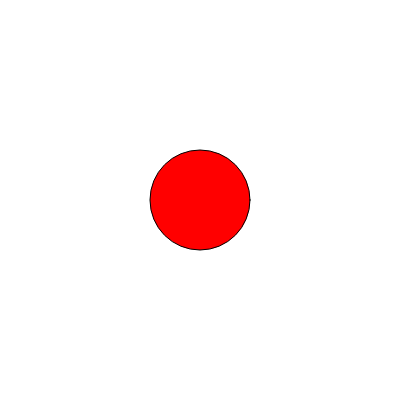
Frame 1 (no input)
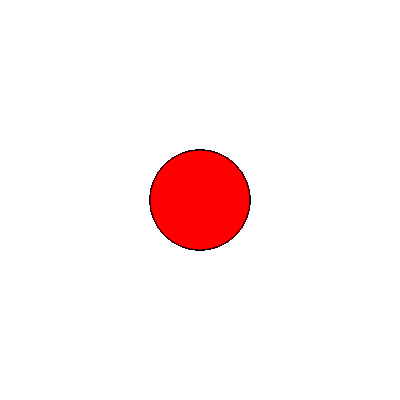
Frame 60 (no input)
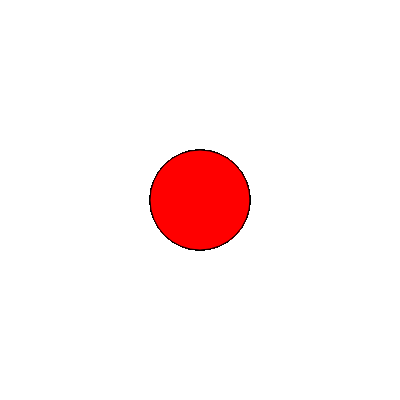
Frame 120 (the mouse pressed at the canvas centre since frame 60)

The p5.js sketch that drew these frames (run headless with seeded random() and noise() and a simulated clock; from frame 60 on, the mouse is pressed at the canvas centre):

// p5.js sketch
// ── sketch.js
let cor

function setup() {
  createCanvas(400, 400);
  background("white")
  cor="red"
}

function draw() {
 fill(cor)
  circle(200,200,100)
}
